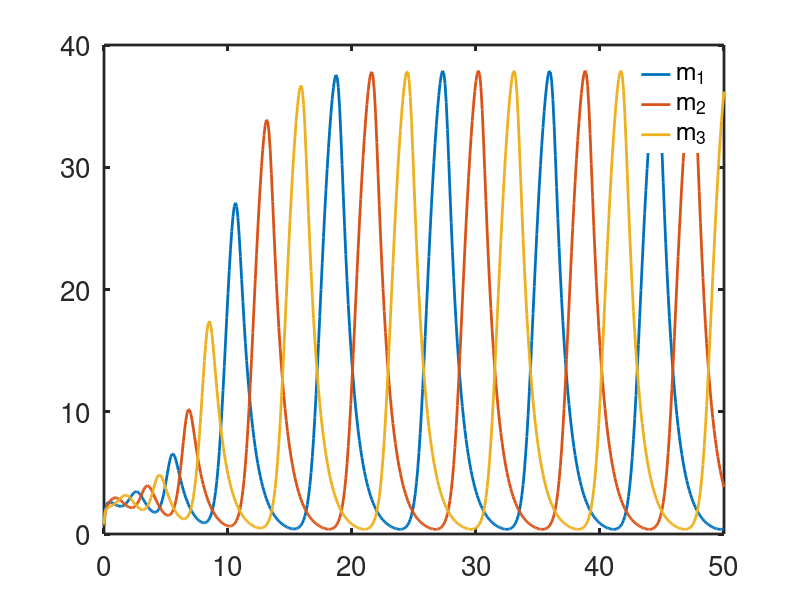

Recreate this plot in MATLAB.
%the repressilator
function repressilator 

set(0,                           ...
   'defaultaxesfontsize', 20,   ...
   'defaultaxeslinewidth', 2.0, ...
 'defaultlinelinewidth', 2.0);
global  alpha S n 
%parameters
 
 
% The repressilator (Elowitz and Leibler (2000) Nature, 403, 335.)
% For Keener and Sneyd, Mathematical Physiology, Third Edition, Chapter 10


 alpha = 50;
 S = 0;
  n = 3;

  m1=0.7 ;
  m2=m1;
  m3=0.8;

  init=[m1,m2,m3];
total=50;
tstep = 0.1;
tic
%specify the output points
tspan = [0:tstep:total];
[T,S] = ode23(@deRHS,tspan, init, odeset('maxstep',10));  
toc

figure(1)
plot(T,S(:,1),T,S(:,2),T,S(:,3))
legend('boxoff')
legend('m_1','m_2','m_3')

function s_prime=deRHS(t,sol) 
global  alpha S n 
m1=sol(1); 
m2=sol(2);
m3=sol(3);

m1p =  alpha/(1+m2^n) - m1;
m2p =  alpha/(1+m3^n) - m2;
m3p =  alpha/(1+m1^n) - m3;


s_prime =[m1p;m2p;m3p];
 
